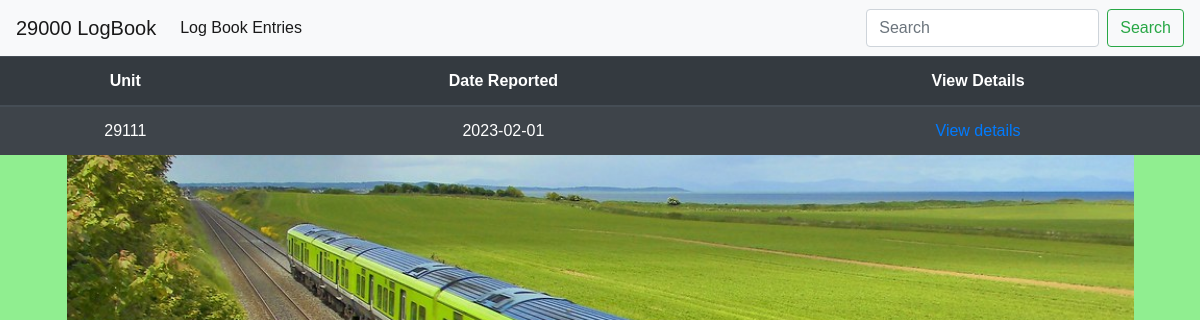
/open_reports.html, run on an earlier commit of the app's database.
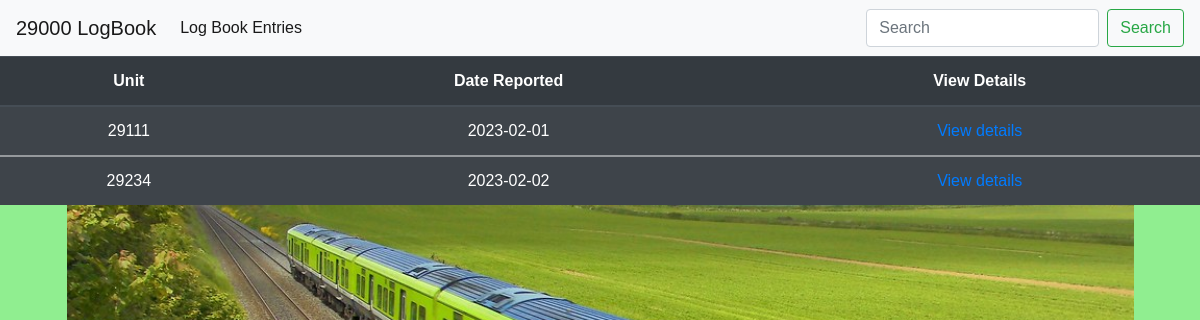
And on a later commit of the database.
### report/models.py (models this page shows, shortened)
class Logbook_report(models.Model):
    Grade = models.CharField(max_length=25, default='Driver')
    driver_name = models.CharField(max_length=50)
    driver_email = models.EmailField(blank=True)  # blank =  make optional
    unit = models.IntegerField(default=29)
    location_at_time_of_fault = models.TextField(max_length=60)
    time_of_fault = models.TimeField(null=True, blank=True)
    date_of_fault = models.TextField()
    details_of_defect = models.TextField()
    report_read = models.BooleanField(default=False)
    work_order_created = models.BooleanField(default=False)
    driver_responded_to = models.BooleanField(default=False)
    work_order_closed = models.BooleanField(default=False)
    class Meta:
        ordering = ['date_of_fault']

### report/views.py (the view)
# urls.py: path('open_reports.html', views.reports_list, name='reports_list'),
def reports_list(request):
    reports = Logbook_report.objects.filter(report_read=True)
    context = {
        'reports': reports
    }
    return render(request, 'open_reports.html', context)

### report/templates/open_reports.html
{% extends "base.html" %}
{% load static %}
{% load crispy_forms_tags%}
{% block content %}
<div class="table-align">
        <table class="text-align table table-striped table-dark">
            <thead>
              <tr>
                <th scope="col">Unit</th>
                <th scope="col">Date Reported</th>
                <th scope="col">View Details</th>
              </tr>
            </thead>
             {% for report in reports %}
            <tbody>
              <tr>
                <td>{{ report.unit }}</td>
                <td>{{ report.date_of_fault }}</td>
                <td><a href="{% url 'report_detail' report.id %}">View details</a></td>
              </tr>
              {% empty %}
                <h3 class="text-align bg-dark text-white">There are no open work orders from reports to display at the moment.</h3>
              {% endfor %}
            </tbody>
          </table>
</div>
{% endblock %}

What changed in the data, as far as the page shows it:
added Logbook_report: unit "29234", date_of_fault "2023-02-02"
